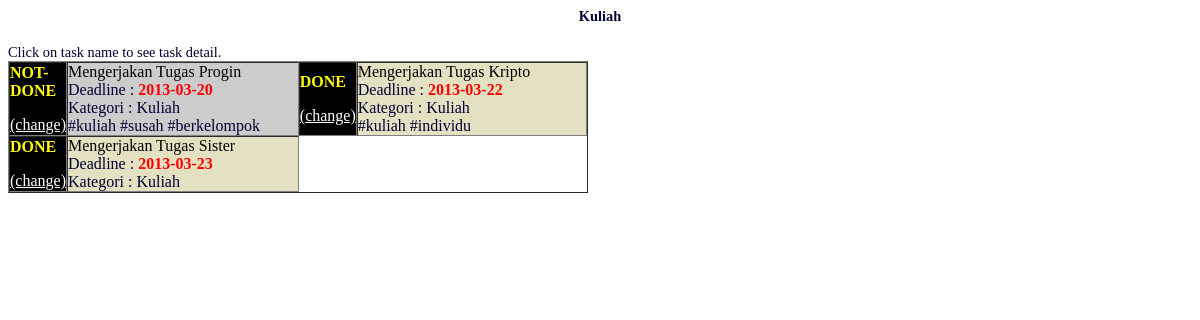
Screenshot of /src/kategori.php?categoryID=1 with the database file from the repository.
### tables this page shows
CREATE TABLE IF NOT EXISTS `category` (
  `categoryID` varchar(30) NOT NULL,
  `categoryname` varchar(30) NOT NULL,
  `creatorID` varchar(25) NOT NULL,
  PRIMARY KEY (`categoryID`)
);

CREATE TABLE IF NOT EXISTS `task` (
  `taskID` varchar(30) NOT NULL,
  `categoryID` varchar(30) NOT NULL,
  `username` varchar(30) NOT NULL,
  `taskname` varchar(30) NOT NULL,
  `status` int(11) NOT NULL,
  `deadline` date NOT NULL,
  PRIMARY KEY (`taskID`),
  KEY `task_ibfk_1` (`categoryID`),
  KEY `task_ibfk_2` (`username`)
);

CREATE TABLE IF NOT EXISTS `tag` (
  `taskID` varchar(30) NOT NULL,
  `tagname` varchar(30) NOT NULL,
  KEY `tag_ibfk_2` (`taskID`)
);

### model/Category.php (called while the page is built, shortened)
<?php
    class Category implements BaseModel {
		function __construct($id) {
			$db = mysqli_connect($GLOBALS['host'], $GLOBALS['username'], $GLOBALS['password'], $GLOBALS['dbname']);
			$format = "SELECT * FROM `category` WHERE `categoryID` = '%s';";
			$stmt = sprintf($format, $id);
			$result = mysqli_query($db, $stmt);
			if(mysqli_num_rows($result) > 0) {
				$row = $result->fetch_row();
			}
		}
		public function setData($name, $creatorID) {
			$this->name = $name;
		}
	}
?>

### model/DBGetter.php (called while the page is built, shortened)
<?php
    class DBGetter {
		public function getTagsFromTaskID($taskid) {
			$db = mysqli_connect($GLOBALS['host'], $GLOBALS['username'], $GLOBALS['password'], $GLOBALS['dbname']);
			$format = "SELECT * FROM `tag` WHERE `taskID` = '%s';";
			$stmt = sprintf($format, $taskid);
			$result = mysqli_query($db, $stmt);
			$tags = array();
			while($row = $result->fetch_row()) {
				$tags[] = new Tag($row[0], $row[1]);
			}
			return $tags;
		}
		public function getTasksFromCategory($categoryid) {
			$db = mysqli_connect($GLOBALS['host'], $GLOBALS['username'], $GLOBALS['password'], $GLOBALS['dbname']);
			$format = "SELECT * FROM `task` WHERE `categoryID` = '%s';";
			$stmt = sprintf($format, $categoryid);
			$result = mysqli_query($db, $stmt);
			$tasks = array();
			while($row = $result->fetch_row()) {
				$tasks[] = new Task($row[0]);
			}
			return $tasks;
		}
    }
?>

### model/Task.php (called while the page is built, shortened)
<?php
    class Task implements BaseModel {
		function __construct($id) {
			$db = mysqli_connect($GLOBALS['host'], $GLOBALS['username'], $GLOBALS['password'], $GLOBALS['dbname']);
			$format = "SELECT * FROM `task` WHERE `taskID` = '%s';";
			$stmt = sprintf($format, $id);
			$result = mysqli_query($db, $stmt);
			if(mysqli_num_rows($result) > 0) {
				$row = $result->fetch_row();
			}
			$this->id = $id;
		}
		public function setData($categoryID, $username, $taskname, $status, $deadline) {
			$this->categoryID = $categoryID;
			$this->taskname = $taskname;
			$this->status = $status;
			$this->deadline = $deadline;
    	}
		public function getCategory() {
			return new Category($this->categoryID);
		}
		public function getTags() {
			$dbg = new DBGetter();
			return $dbg->getTagsFromTaskID($this->id);
		}
		var $id;
		var $categoryID;
	}
?>

### model/Tag.php (called while the page is built, shortened)
<?php
    class Tag implements BaseModel {
		function __construct($taskid, $tagname) {
			$this->tagname = $tagname;
		}
	}
?>

### src/kategori.php (the view, shortened to what this page needs)
<?php
	if(isset($_GET['action'])) {
		if($_GET['action'] == 'changestatus') {
			$task = new Task($_GET['taskID']);
			$task->status = $task->status ^ 1;
			$task->editOnDB();
		}
		printAllCategories();
	} else if(isset($_GET['categoryID'])) {
		printCategory(new Category($_GET['categoryID']));
	} else {
		printAllCategories();
	}
?>
<!DOCTYPE html>
<head>
<link rel='stylesheet' type="text/css" href="../style/Design.css"/>
</head>
<body class="categoryfont">
</body>
</html>
<?php
	function printCategory($category) {
		$dbg = new DBGetter();
		$tasks = $dbg->getTasksFromCategory($category->id);
		printf('<h4 align="center">%s</h4>', $category->name);
    	printf('Click on task name to see task detail.');
		printf('<table width="580" border="1" cellspacing="0" cellpadding="0">');
		$i = 0;
		$lim = (sizeof($tasks) % 2 == 0) ? sizeof($tasks) : sizeof($tasks) - 1 ;
		for(; $i < ($lim / 2); $i++) {
			printf("<tr>\n");
			for($j = 0; $j < 2; $j++) {
				$task = $tasks[$i * 2 + $j];
				printf('<td width="26" class="black"><p class="kategori_status">%s</p>
					<a class="kategori_statuschange" href="kategori.php?action=changestatus&taskID=%d">(change)</a></td>',
					($task->status == 0) ? "DONE" : "NOT-DONE", $task->id);
				printf('<td width="264" class="%s"><a href="rinciantugas.php?taskid=%s" target="_parent" class="ordintext">%s</a><br />',
						(($i + $j) % 2 == 0) ? 'blue' : 'green', $task->id, $task->taskname);
				printf('Deadline : <b class="redtext">%s</b><br />', $task->deadline);
				printf('Kategori : %s<br />', $task->getCategory()->name);
				$tags = $task->getTags();
				foreach ($tags as $key => $value) {
					printf('#%s ', $value->tagname);
				}
				printf('</td>');
			}
			printf("</tr>\n");
		}
		if(sizeof($tasks) % 2 != 0) {
			$task = $tasks[$i * 2];
			printf("<tr>\n");
			printf('<td width="26" class="black"><p class="kategori_status">%s</p>
				<a class="kategori_statuschange" href="kategori.php?action=changestatus&taskID=%d">(change)</a></td>',
				($task->status == 0) ? "DONE" : "NOT-DONE", $task->id);
			printf('<td width="264" class="%s"><a href="rinciantugas.php?taskid=%s" target="_parent" class="ordintext">%s</a><br />',
					(($i) % 2 == 0) ? 'blue' : 'green', $task->id, $task->taskname);
			printf('Deadline : <b class="redtext">%s</b><br />', $task->deadline);
			printf('Kategori : %s<br />', $task->getCategory()->name);
			printf('</td>');
			printf("</tr>\n");
		}
		printf('</table>');
	}
?>

### style/Design.css (style rules this page uses)
.categoryfont { font-family:Tahoma; color:#003; font-size:0.9em; background-color:#FFF }
.green { background-color:#E4E1C2; }
.black { background-color:#000; }
.blue { background-color:#CCC; }
.redtext { color:#F00; }
.ordintext { text-decoration:none; color:#000; }
.kategori_status { font-family: "Arial Narrow"; color: #FFFF00; font-weight: bolder; }
.kategori_statuschange { font-family: "Arial Narrow"; color: #FFFFFF; }

### rows the page displays
category: categoryname "Kuliah"
task: status "NOT-DONE", taskname "Mengerjakan Tugas Progin", deadline "2013-03-20", categoryID.creatorID "Kuliah"
tag: tagname "kuliah"
tag: tagname "susah"
tag: tagname "berkelompok"
task: status "DONE", taskname "Mengerjakan Tugas Kripto", deadline "2013-03-22", categoryID.creatorID "Kuliah"
tag: tagname "kuliah"
tag: tagname "individu"
task: status "DONE", taskname "Mengerjakan Tugas Sister", deadline "2013-03-23", categoryID.creatorID "Kuliah"
